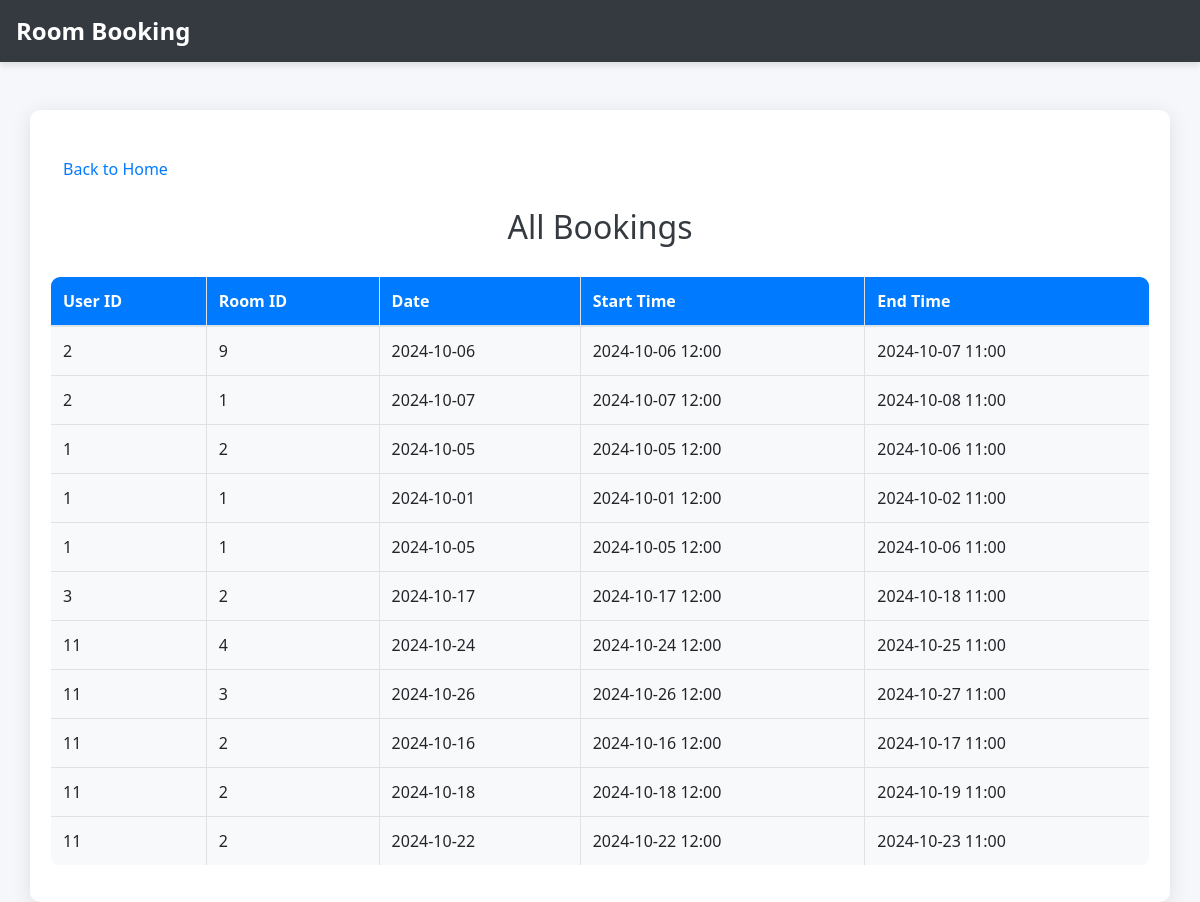
The page /all_bookings (signed in) on the database as committed earlier.
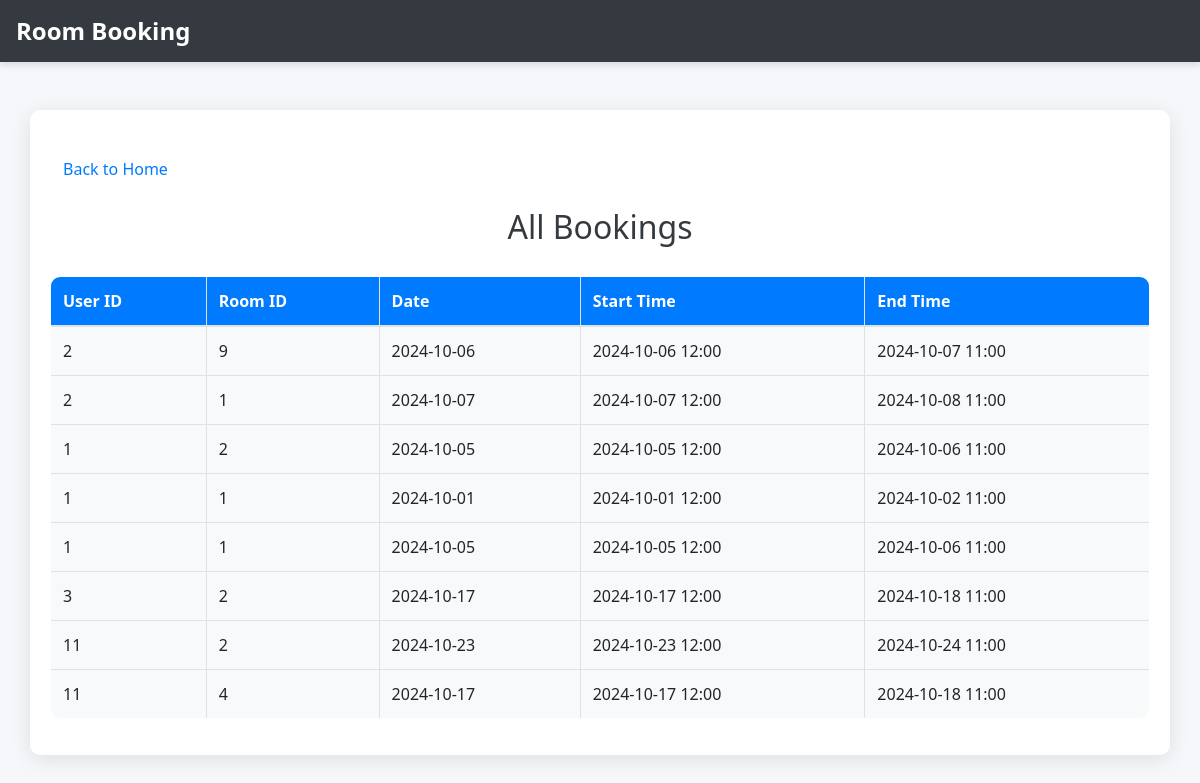
The same page on the database as committed later.
### tables this page shows
CREATE TABLE bookings (id INTEGER PRIMARY KEY, user_id INTEGER, room_id INTEGER, date TEXT, start_time TEXT, end_time TEXT);

### app.py (the view)
@app.route('/all_bookings')
@login_required
def all_bookings():
    conn = sqlite3.connect('database.db')
    cursor = conn.cursor()
    cursor.execute('SELECT user_id, room_id, date, start_time, end_time FROM bookings')
    bookings = cursor.fetchall()
    conn.close()
    return render_template('all_bookings.html', bookings=bookings)

### app.py (called while the page is built)
def login_required(f):
    @wraps(f)
    def decorated_function(*args, **kwargs):
        if 'user_id' not in session:
            flash("You need to be logged in to access this page.", "warning")
            return redirect(url_for('login'))  # Redirect to login page if user is not logged in
        return f(*args, **kwargs)
    return decorated_function

### templates/all_bookings.html (shortened to what this page needs)
<!DOCTYPE html>
<html lang="en">
<head>
    <link href="https://stackpath.bootstrapcdn.com/bootstrap/4.5.2/css/bootstrap.min.css" rel="stylesheet">
    <link rel="stylesheet" type="text/css" href="{{ url_for('static', filename='styles.css') }}">
</head>
<body>
    <nav class="navbar navbar-expand-lg navbar-light">
        <a class="navbar-brand" href="/home">Room Booking</a>
    </nav>
    <div class="container mt-5">
        <a href="/home" class="btn btn-link">Back to Home</a>
        <h2>All Bookings</h2>
        <table class="table table-striped table-bordered">
            <thead>
                <tr>
                    <th>User ID</th>
                    <th>Room ID</th>
                    <th>Date</th>
                    <th>Start Time</th>
                    <th>End Time</th>
                </tr>
            </thead>
            <tbody>
                {% for booking in bookings %}
                <tr>
                    <td>{{ booking[0] }}</td>
                    <td>{{ booking[1] }}</td>
                    <td>{{ booking[2] }}</td>
                    <td>{{ booking[3] }}</td>
                    <td>{{ booking[4] }}</td>
                </tr>
                {% endfor %}
            </tbody>
        </table>
    </div>
</body>
</html>

### templates/all_bookings.html (style rules this page uses)
body { background-color: #f5f7fa; font-size: 16px; color: #343a40; font-family: 'Segoe UI', Tahoma, Geneva, Verdana, sans-serif; }
.navbar { background-color: #343a40; box-shadow: 0 4px 6px rgba(0, 0, 0, 0.1); }
.navbar-brand { color: #ffffff !important; font-weight: bold; font-size: 1.5rem; }
.container { margin-top: 50px; padding: 20px; background-color: #ffffff; border-radius: 10px; box-shadow: 0 4px 20px rgba(0, 0, 0, 0.1); }
h2 { margin-bottom: 30px; color: #343a40; text-align: center; }
table { border-radius: 10px; overflow: hidden; }
th { background-color: #007bff; color: #ffffff; }
td { background-color: #f8f9fa; }
a.btn-link { margin: 20px 0; display: inline-block; }

Rows that differ between the two databases and show on the page:
removed bookings: user "11", room "4", date "2024-10-24", start_time "2024-10-24 12:00", end_time "2024-10-25 11:00"
removed bookings: user "11", room "3", date "2024-10-26", start_time "2024-10-26 12:00", end_time "2024-10-27 11:00"
removed bookings: user "11", room "2", date "2024-10-16", start_time "2024-10-16 12:00", end_time "2024-10-17 11:00"
removed bookings: user "11", room "2", date "2024-10-18", start_time "2024-10-18 12:00", end_time "2024-10-19 11:00"
removed bookings: user "11", room "2", date "2024-10-22", start_time "2024-10-22 12:00", end_time "2024-10-23 11:00"
added bookings: user "11", room "2", date "2024-10-23", start_time "2024-10-23 12:00", end_time "2024-10-24 11:00"
added bookings: user "11", room "4", date "2024-10-17", start_time "2024-10-17 12:00", end_time "2024-10-18 11:00"
